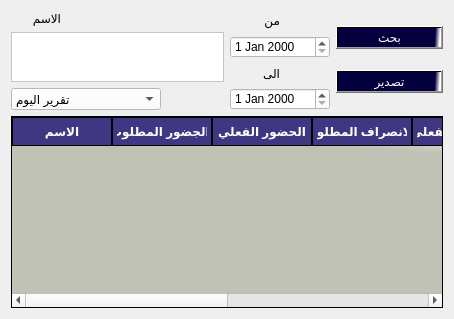
                 <widget class="QWidget" name="tab_13">
                  <attribute name="title">
                   <string>عرض بالاسم</string>
                  </attribute>
                  <layout class="QGridLayout" name="gridLayout_12">
                   <item row="0" column="0">
                    <layout class="QVBoxLayout" name="verticalLayout_13" stretch="30,70">
                     <item>
                      <layout class="QHBoxLayout" name="horizontalLayout_12" stretch="50,25,25">
                       <item>
                        <layout class="QVBoxLayout" name="verticalLayout_14" stretch="0,0,20">
                         <item>
                          <widget class="QLabel" name="label_4">
                           <property name="maximumSize">
                            <size>
                             <width>50</width>
                             <height>30</height>
                            </size>
                           </property>
                           <property name="text">
                            <string>الاسم</string>
                           </property>
                          </widget>
                         </item>
                         <item>
                          <widget class="QPlainTextEdit" name="plainTextEdit_2">
                           <property name="maximumSize">
                            <size>
                             <width>250</width>
                             <height>50</height>
                            </size>
                           </property>
                           <property name="styleSheet">
                            <string notr="true">background-color:rgb(255, 255, 255);
color:rgb(0, 0, 0);
font: 10pt &quot;PT Bold Heading&quot;;</string>
                           </property>
                          </widget>
                         </item>
                         <item>
                          <widget class="QComboBox" name="comboBox_2">
                           <property name="maximumSize">
                            <size>
                             <width>150</width>
                             <height>30</height>
                            </size>
                           </property>
                           <property name="styleSheet">
                            <string notr="true">background-color:rgb(255, 255, 255);
color:rgb(0, 0, 0);
font: 10pt &quot;PT Bold Heading&quot;;</string>
                           </property>
                           <item>
                            <property name="text">
                             <string>تقرير اليوم</string>
                            </property>
                           </item>
                           <item>
                            <property name="text">
                             <string>تقرير امس</string>
                            </property>
                           </item>
                           <item>
                            <property name="text">
                             <string>تقرير هذا الاسبوع</string>
                            </property>
                           </item>
                           <item>
                            <property name="text">
                             <string>تقرير الاسبوع الماضي</string>
                            </property>
                           </item>
                           <item>
                            <property name="text">
                             <string>تقرير هذا الشهر</string>
                            </property>
                           </item>
                           <item>
                            <property name="text">
                             <string>تقرير الشهر الماضي</string>
                            </property>
                           </item>
                          </widget>
                         </item>
                        </layout>
                       </item>
                       <item>
                        <layout class="QVBoxLayout" name="verticalLayout_15">
                         <item>
                          <widget class="QLabel" name="label_5">
                           <property name="maximumSize">
                            <size>
                             <width>50</width>
                             <height>20</height>
                            </size>
                           </property>
                           <property name="text">
                            <string>من</string>
                           </property>
                          </widget>
                         </item>
                         <item>
                          <widget class="QDateEdit" name="dateEdit_3">
                           <property name="maximumSize">
                            <size>
                             <width>100</width>
                             <height>30</height>
                            </size>
                           </property>
                           <property name="styleSheet">
                            <string notr="true">background-color:rgb(255, 255, 255);
color:rgb(0, 0, 0);
font: 10pt &quot;PT Bold Heading&quot;;</string>
                           </property>
                          </widget>
                         </item>
                         <item>
                          <widget class="QLabel" name="label_6">
                           <property name="maximumSize">
                            <size>
                             <width>50</width>
                             <height>20</height>
                            </size>
                           </property>
                           <property name="text">
                            <string>الى</string>
                           </property>
                          </widget>
                         </item>
                         <item>
                          <widget class="QDateEdit" name="dateEdit_4">
                           <property name="maximumSize">
                            <size>
                             <width>100</width>
                             <height>30</height>
                            </size>
                           </property>
                           <property name="styleSheet">
                            <string notr="true">background-color:rgb(255, 255, 255);
color:rgb(0, 0, 0);
font: 10pt &quot;PT Bold Heading&quot;;</string>
                           </property>
                          </widget>
                         </item>
                        </layout>
                       </item>
                       <item>
                        <layout class="QVBoxLayout" name="verticalLayout_16">
                         <item>
                          <widget class="QPushButton" name="pushButton_348">
                           <property name="maximumSize">
                            <size>
                             <width>130</width>
                             <height>16777215</height>
                            </size>
                           </property>
                           <property name="layoutDirection">
                            <enum>Qt::LeftToRight</enum>
                           </property>
                           <property name="styleSheet">
                            <string notr="true">background-color:qlineargradient(spread:pad, x1:0.506975, y1:0.432, x2:0.99, y2:0.437227, stop:0.900498 rgba(4, 0, 62, 255), stop:1 rgba(255, 255, 255, 255));
color:rgb(255, 255, 255);
font: 15pt &quot;PT Bold Heading&quot;;</string>
                           </property>
                           <property name="text">
                            <string>بحث</string>
                           </property>
                           <property name="icon">
                            <iconset>
                             <normaloff>//192.168.1.5/Internet Share/.designer/.designer/icons/add-to-28.svg</normaloff>//192.168.1.5/Internet Share/.designer/.designer/icons/add-to-28.svg</iconset>
                           </property>
                           <property name="iconSize">
                            <size>
                             <width>30</width>
                             <height>30</height>
                            </size>
                           </property>
                          </widget>
                         </item>
                         <item>
                          <widget class="QPushButton" name="pushButton_349">
                           <property name="maximumSize">
                            <size>
                             <width>130</width>
                             <height>16777215</height>
                            </size>
                           </property>
                           <property name="layoutDirection">
                            <enum>Qt::LeftToRight</enum>
                           </property>
                           <property name="styleSheet">
                            <string notr="true">background-color:qlineargradient(spread:pad, x1:0.506975, y1:0.432, x2:0.99, y2:0.437227, stop:0.900498 rgba(4, 0, 62, 255), stop:1 rgba(255, 255, 255, 255));
color:rgb(255, 255, 255);
font: 15pt &quot;PT Bold Heading&quot;;</string>
                           </property>
                           <property name="text">
                            <string>تصدير</string>
                           </property>
                           <property name="icon">
                            <iconset>
                             <normaloff>//192.168.1.5/Internet Share/.designer/.designer/icons/add-to-28.svg</normaloff>//192.168.1.5/Internet Share/.designer/.designer/icons/add-to-28.svg</iconset>
                           </property>
                           <property name="iconSize">
                            <size>
                             <width>30</width>
                             <height>30</height>
                            </size>
                           </property>
                          </widget>
                         </item>
                        </layout>
                       </item>
                      </layout>
                     </item>
                     <item>
                      <layout class="QVBoxLayout" name="verticalLayout_17">
                       <item>
                        <widget class="QTableWidget" name="tableWidget_55">
                         <property name="styleSheet">
                          <string notr="true">QTableWidget {
background:rgb(231, 231, 231);
background-color: qlineargradient(spread:pad, x1:0.964478, y1:0.193, x2:1, y2:0, stop:0 rgba(191, 194, 181, 255), stop:1 rgba(255, 255, 255, 255));    font: 9pt &quot;PT Bold Heading&quot;;
    font-weight: bold;
 color:rgb(0, 0, 0)
}

QHeaderView::section {
   background-color:rgb(63, 55, 129);
    border: 1px solid rgb(0, 0, 0);
    font-weight: bold;
    padding: 4px;
    text-align: center;
	font: 10pt &quot;PT Bold Heading&quot;;
	color:rgb(255, 255, 255)
}

QTableWidget::item:selected {
    background-color:rgb(25, 21, 65);
    color:rgb(255, 255, 255);
}</string>
                         </property>
                         <column>
                          <property name="text">
                           <string>الاسم</string>
                          </property>
                         </column>
                         <column>
                          <property name="text">
                           <string>االجضور المطلوب</string>
                          </property>
                         </column>
                         <column>
                          <property name="text">
                           <string>الحضور الفعلي</string>
                          </property>
                         </column>
                         <column>
                          <property name="text">
                           <string>الانصراف المطلوب </string>
                          </property>
                         </column>
                         <column>
                          <property name="text">
                           <string>الانصراف الفعلي </string>
                          </property>
                         </column>
                         <column>
                          <property name="text">
                           <string>تاخير</string>
                          </property>
                         </column>
                         <column>
                          <property name="text">
                           <string>الغياب</string>
                          </property>
                         </column>
                         <column>
                          <property name="text">
                           <string>التاريخ</string>
                          </property>
                         </column>
                        </widget>
                       </item>
                      </layout>
                     </item>
                    </layout>
                   </item>
                  </layout>
                 </widget>
